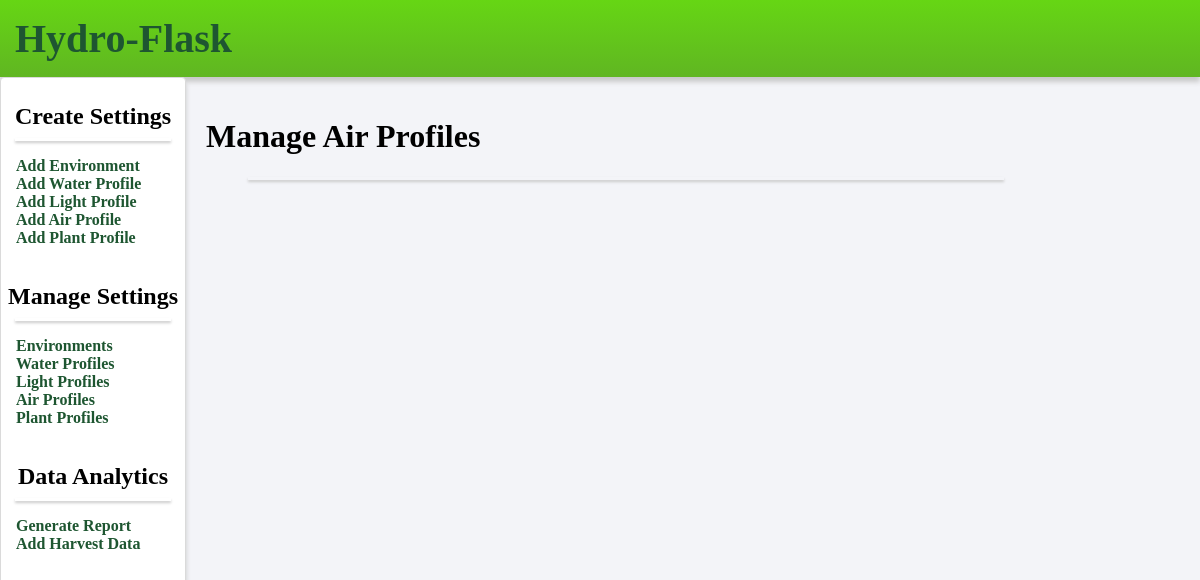
Page /air on the earlier database version.
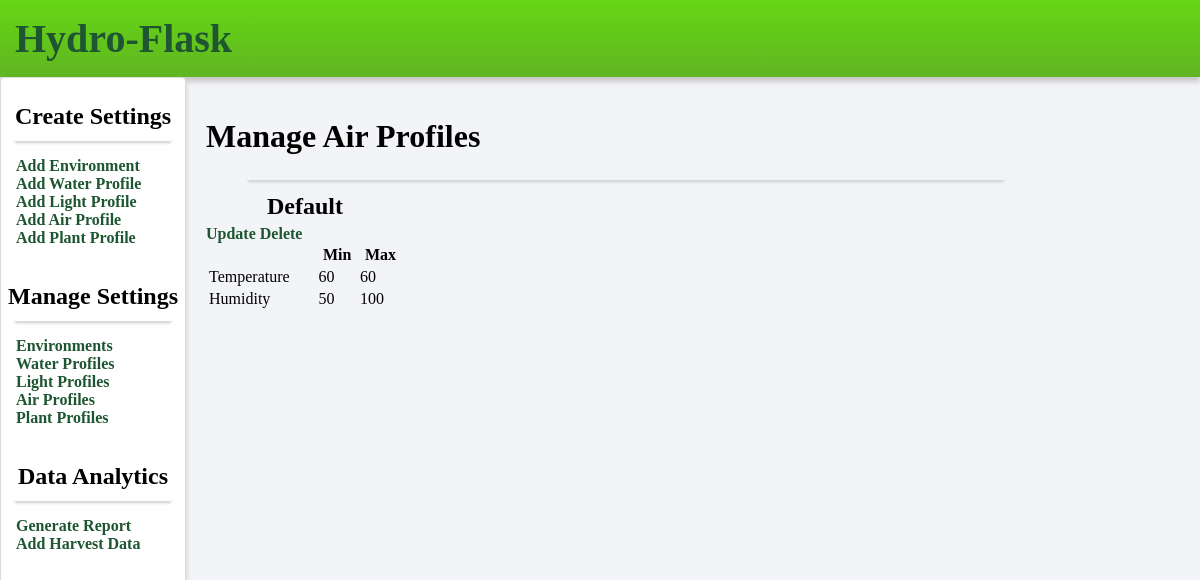
Same page on the later database version.
### models.py (models this page shows)
class Air(db.Model):
    id = db.Column(db.Integer, primary_key=True)
    name = db.Column(db.String(50), nullable=False)
    min_temp = db.Column(db.Integer, default=60)
    max_temp = db.Column(db.Integer, default=80)
    min_humid = db.Column(db.Integer, default=60)
    max_humid = db.Column(db.Integer, default=100)

### views.py (the view)
@app.route('/air')
def list_air_profiles():
    airs = Air.query.all()
    return render_template('index_air.html', airs=airs)

### templates/index_air.html
{% extends 'layout.html' %}
{% block body %}
<div class="content">
    <h1>Manage Air Profiles</h1>
    <hr class="line">
    <div class = "container">
        {% for air in airs %}
            <div class = "air">
                <h2>{{ air.name }}</h2>
                <a href="/update_air/{{air.id}}">Update</a>
                <a href="/delete_air/{{air.id}}">Delete</a>
                <table width = "100%">
                    <tr>
                        <th></th>
                        <th>Min</th>
                        <th>Max</th>
                    </tr>
                    <tr>
                        <td>Temperature</td>
                        <td>{{ air.min_temp }}</td>
                        <td>{{ air.max_temp }}</td>
                    </tr>
                    <tr>
                        <td>Humidity</td>
                        <td>{{ air.min_humid }}</td>
                        <td>{{ air.max_humid }}</td>
                    </tr>
                </table>
            </div>
        {% endfor %}
    </div>
</div>
{% endblock %}

Differences in the rows shown:
added Air: name "Default", min_temp "60", max_temp "60", min_humid "50", max_humid "100"
